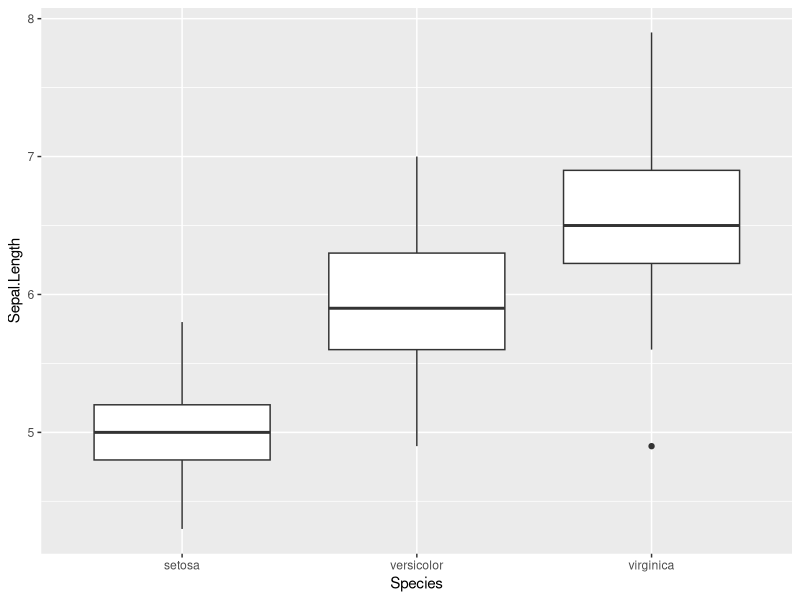
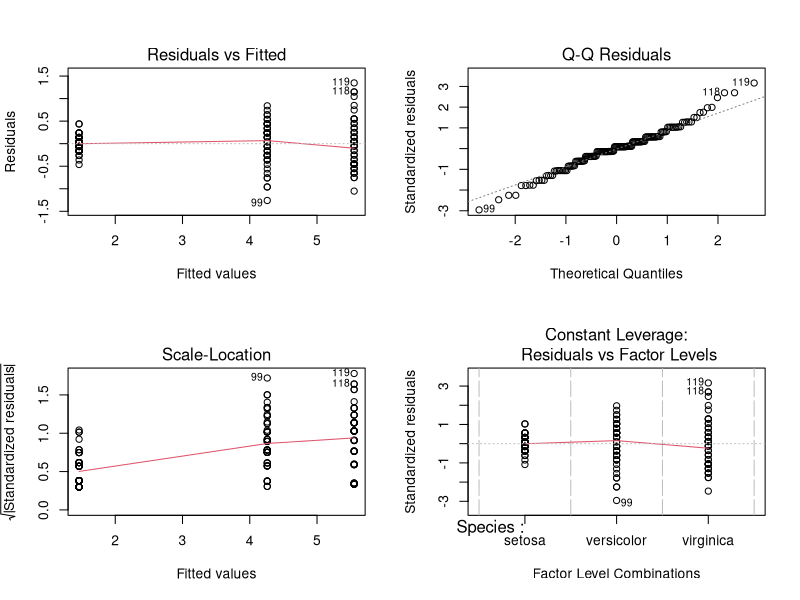
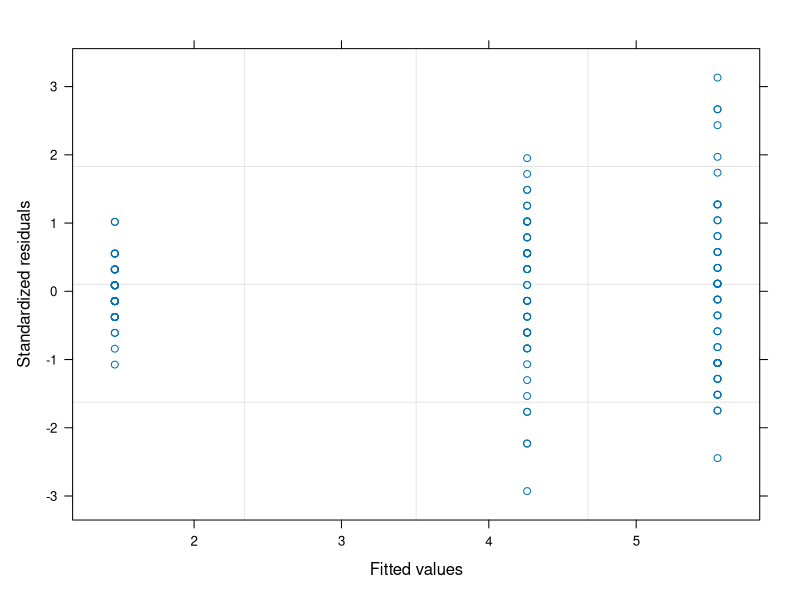

Source code (R) for these figures, in order: (Note: this script raises an error after producing the figures.)
## ---- chunk 1
knitr::opts_chunk$set(echo = TRUE)
## ---- chunk 2
library(tidyverse)
library(nlme)
## ---- chunk 3
ggplot(iris, aes( x = Species, y = Sepal.Length)) +
  geom_boxplot()
## ---- chunk 4
iris %>% 
    group_by(Species) %>% 
  summarise(var = var(Sepal.Length))
## ---- chunk 5
iris.df <- lm(Petal.Length ~ Species, data = iris)
anova(iris.df)

par(mfrow=c(2,2))  
plot(iris.df)

## ---- chunk 6
iris_gls.df <- gls(Petal.Length ~ Species, data = iris)
anova(iris_gls.df)

par(mfrow=c(2,2))  
plot(iris_gls.df)
## ---- chunk 7

iris_gls1.df <- gls(Petal.Length ~ Species, data = iris, Petal.Length = varIdent(form = ~ 1|treat))

## ---- chunk 8
#cannot run this since there was a problem with the former task.
#But here is how its done:

anova(iris_gls.df, iris_gls1.df)


